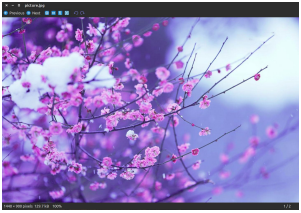
#> input picture image.png, 301 x 213 px
$ python rotatingimage.py
#> lines starting #> are read from the running program, lines starting #| are printed output that depends on the picture
from PIL import Image

def main():
    try:
        #Relative Path
        img = Image.open("image.png")
#> img is the input picture: PIL image 301x213 RGBA; mean R, G, B, A 147.9, 131.3, 192.6, 255

        #Angle given
        img = img.rotate(180)
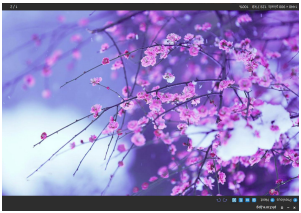
#> img: PIL image 301x213 RGBA; mean R, G, B, A 147.9, 131.3, 192.6, 255

         #Saved in the same relative location
        img.save("rotated-image.png")
    except IOError:
        pass

if __name__ == "__main__":
    main()
